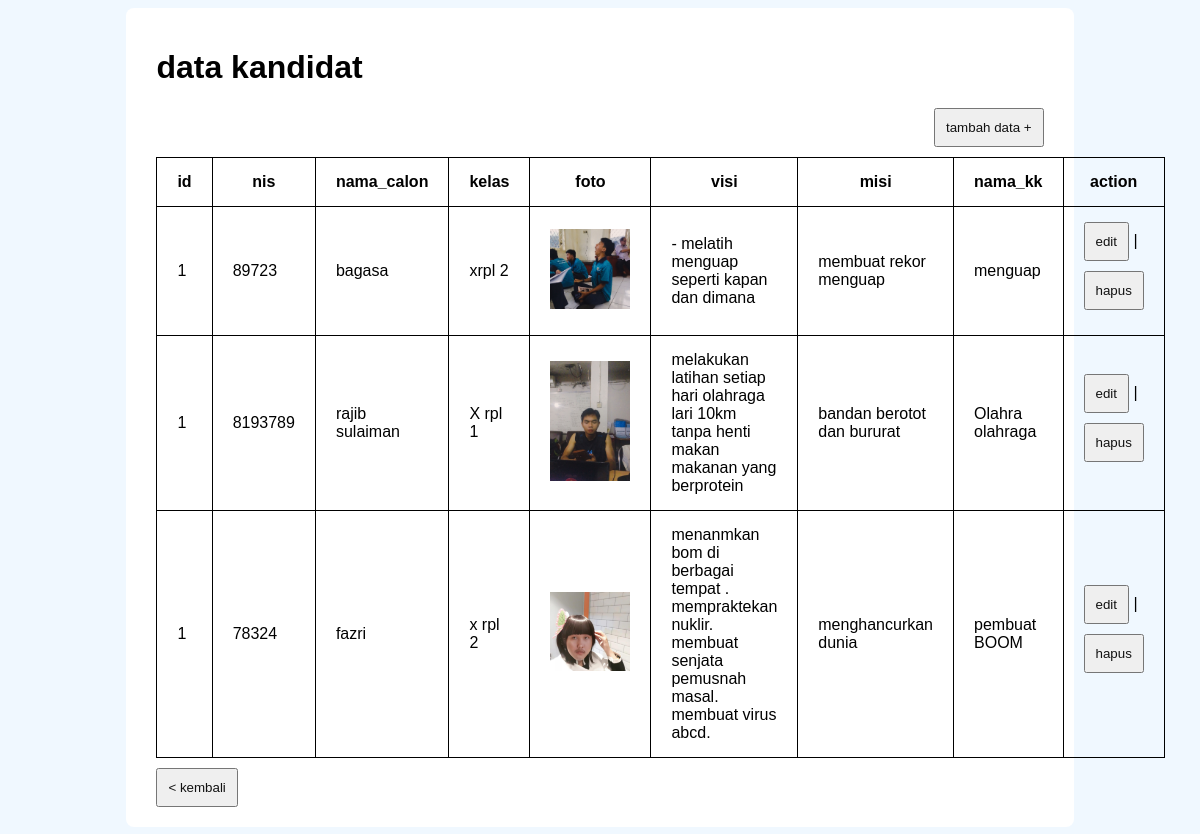
Page /admin/kandidat/index.php on the committed database.
### tables this page shows
CREATE TABLE `kandidat` (
  `id_kandidat` int(11) NOT NULL,
  `nis` int(11) NOT NULL,
  `nama_calon` varchar(50) NOT NULL,
  `kelas` varchar(10) NOT NULL,
  `foto` varchar(150) NOT NULL,
  `visi` text NOT NULL,
  `misi` text NOT NULL,
  `id_kk` int(11) NOT NULL,
  `jumlah_suara` bigint(20) NOT NULL,
  `user_id` int(11) NOT NULL
);

CREATE TABLE `konsentrasi_keahlian` (
  `id_kk` int(11) NOT NULL,
  `nama_kk` varchar(50) NOT NULL
);

### controlRequest.php (called while the page is built, shortened)
<?php
require_once "Users.php";
require_once "Kandidat.php";
$database = new Database();
$db = $database->openConnection();
$kandidat = new Kandidat($db);
?>

### Users.php (called while the page is built, shortened)
<?php
  class Users  {
    public function __construct($db) {
        $this->conn = $db;
    }
  }

### Kandidat.php (called while the page is built, shortened)
<?php
require_once 'Users.php';
class Kandidat extends Users {
    public function getAllData() {
        $query = "SELECT kandidat.*,  konsentrasi_keahlian.* FROM kandidat JOIN konsentrasi_keahlian ON kandidat.id_kk = konsentrasi_keahlian.id_kk";
        $result = $this->conn->query($query);
        return $result;
    }
}

### admin/kandidat/index.php (the view, shortened to what this page needs)
<?php
require_once "../../controlRequest.php";
?>
<!DOCTYPE html>
<html lang="en">
<head>
    <link rel="stylesheet" href="../../assets/css/style.css">
</head>
<body>
    <div class="container">
        <div class="card">
            <h1>data kandidat</h1>
            <button class="tbn-float-right"><a href="create.php" style="text-decoration: none;">tambah data  +</a></button>
            <table border="1">
                <tr>
                    <th>id</th>
                    <th>nis</th>
                    <th>nama_calon</th>
                    <th>kelas</th>
                    <th>foto</th>
                    <th>visi</th>
                    <th>misi</th>
                    <th>nama_kk</th>
                    <th>action</th>
                </tr>
                <?php
                $i = 1;
            foreach ($kandidat->getAllData() as $value) {
                ?>
                <tr>
                    <td><?= $i?></td>
                    <td><?= $value['nis'] ?></td>
                    <td><?= $value['nama_calon'] ?></td>
                    <td><?= $value['kelas'] ?></td>
                    <td><img src="../../assets/poto_kandidat/<?= $value['foto'] ?>" width="80px"  alt=""></td>
                    <td><?= $value['visi'] ?></td>
                    <td><?= $value['misi'] ?></td>
                    <td><?= $value['nama_kk'] ?></td>
                    <td>
                        <button>
                            <a href="edit.php?id_kandidat=<?= $value['id_kandidat']?>">edit </a>
                        </button>
                        |
                        <button>
                            <a href="index.php?id_kandidat-d=<?=  $value['id_kandidat']?>&id_kk=<?= $value['id_kk']?>" onclick="return confirm('apa anda yakin ingin menghapus data ini ?')">hapus</a>
                        </button>
                    </td>
                </tr>
                <?php
            }
                ?>
            </table>
            <button class="tbn-float-left"><a href="../index.php" > < kembali</a></button>
        </div>
    </div>
<?php
    include_once "../../layout/footer.php";
?>

### assets/css/style.css (style rules this page uses)
* { box-sizing: border-box; }
body { background-color: aliceblue; font-family: 'Gill Sans', 'Gill Sans MT', Calibri, 'Trebuchet MS', sans-serif; }
.container { max-width: 80%; margin: auto; }
.card { background-color: white; border-radius: 8px; padding: 20px 30px ; max-width: max-content; margin: auto; }
table { border-collapse: collapse; width: 100%; }
tr,th, td { padding: 15px 20px; border: 1px solid black; }
button { padding: 10px; margin-bottom: 10px; }
.tbn-float-right { float: right; }
.tbn-float-left { margin: auto; margin-top: 10px; }
a { text-decoration: none; color: rgb(18, 18, 18); }

### rows in the picture
kandidat: nis "89723", nama_calon "bagasa", kelas "xrpl 2", foto (picture), visi "- melatih menguap seperti kapan dan dimana", misi "membuat rekor menguap", id_kk.nama_kk "menguap"
kandidat: nis "8193789", nama_calon "rajib sulaiman", kelas "X rpl 1", foto (picture), visi "melakukan latihan setiap hari olahraga lari 10km tanpa henti makan makanan yang berprotein", misi "bandan berotot dan bururat", id_kk.nama_kk "Olahra olahraga"
kandidat: nis "78324", nama_calon "fazri", kelas "x rpl 2", foto (picture), visi "menanmkan bom di berbagai tempat . mempraktekan nuklir. membuat senjata pemusnah masal. membuat virus abcd.", misi "menghancurkan dunia", id_kk.nama_kk "pembuat BOOM"
